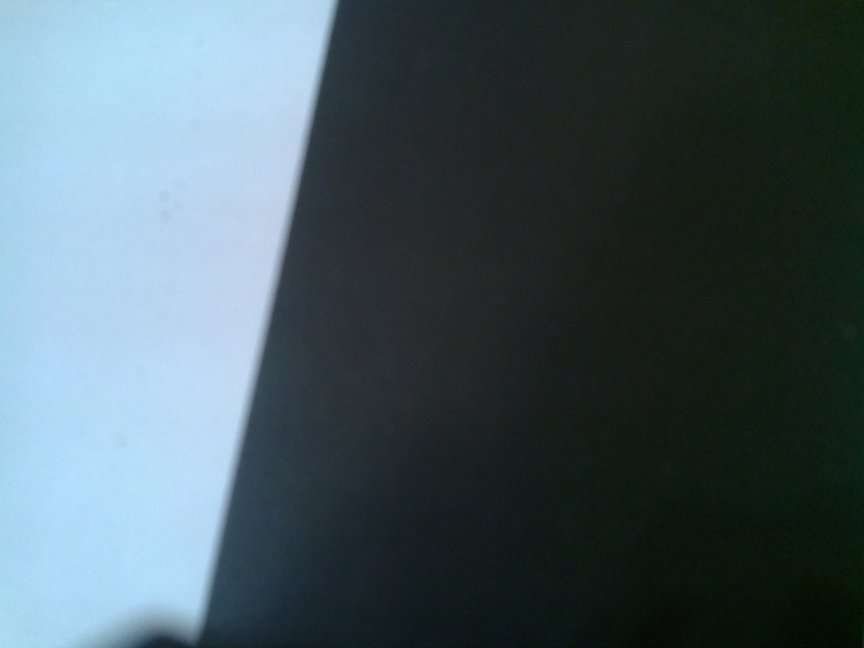
#> input picture test.jpg, 2592 x 1944 px, given in place of the camera (shown at 1/3 size)
$ python y.py
#> lines starting #> are read from the running program, lines starting #| are printed output that depends on the picture; after the words box and inside, x2 and y2 are one past the last pixel; in counts of white or black regions, pixels touching at a corner belong together
import numpy as np
import cv2

# Initialize videofeed the parameters
cap = cv2.VideoCapture(0)
cap.set(3, 640)
cap.set(4, 480)

while True:
    ret, frame = cap.read()
#> frame is the input picture: shape (1944, 2592, 3); mean B, G, R 96.7, 90.2, 73

    # Do some processing on the frame
    gray = cv2.cvtColor(frame, cv2.COLOR_BGR2GRAY)
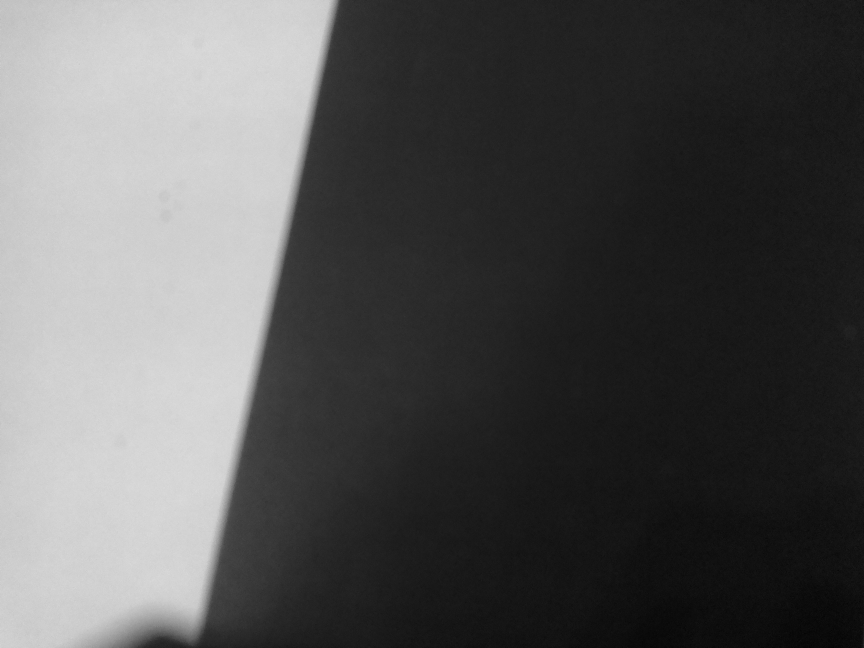
#> gray: shape (1944, 2592) (shown at 1/3 size); min 1, max 224, mean 85.8
    blur = cv2.GaussianBlur(gray, (5, 5), 0)
    ret, thresh = cv2.threshold(blur, 25, 255, cv2.THRESH_BINARY_INV)
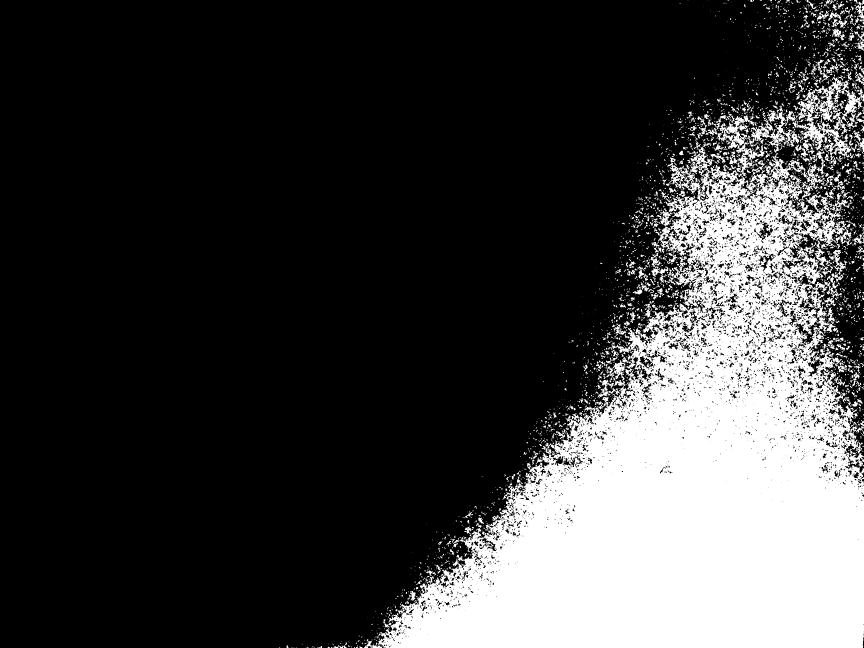
#> thresh: shape (1944, 2592) (shown at 1/3 size); 23.6% white; 3138 white regions (2477 under 20 px)

    # Find biggest contour and draw it
    contours, hierarchy = cv2.findContours(thresh.copy(), cv2.RETR_TREE, cv2.CHAIN_APPROX_SIMPLE)
#> contours = 7801 contours, 6107 with area under 20; largest, box (x1, y1, x2, y2) and area: (1092, 440, 2592, 1944) 1168364, (2354, 231, 2592, 484) 19462, (2116, 317, 2397, 531) 13520, (2472, 750, 2538, 922) 2376, (2343, 502, 2435, 564) 2360
    if len(contours) > 0:
        cnt = max(contours, key = lambda x: cv2.contourArea(x))
#> cnt = contour of 12896 points, box (x1, y1, x2, y2) (1092, 440, 2592, 1944), area 1168364
        cv2.drawContours(frame, [cnt], -1, (0, 255, 0), 3)
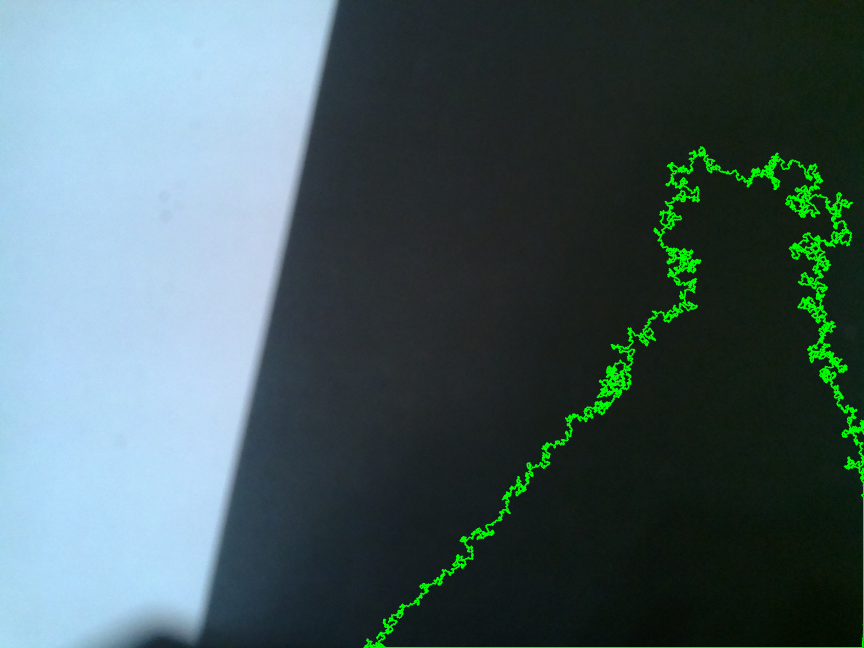
#> frame: shape (1944, 2592, 3) (shown at 1/3 size); mean B, G, R 96.3, 94.2, 72.6

    # Find the center of the biggest contour
    try:
        M = cv2.moments(cnt)
#> M = moments, m00 1168363.5, centre m10/m00, m01/m00 = (2065.4, 1401.4)
        cx = int(M['m10'] / M['m00'])
#> cx = 2065
        cy = int(M['m01'] / M['m00'])
#> cy = 1401
    except:
        pass

    # Draw the center of the biggest contour
    cv2.circle(frame, (cx, cy), 7, (255, 255, 255), -1)

    # Decide which way to turn
    if cx < 120:
        print("Turn left")
    elif cx > 320:
        print("Turn right")
    else:
        print("Go straight")

    cv2.imshow("frame", frame)


    if cv2.waitKey(333) & 0xFF == ord('q'):
#> (key q is pressed here)
        break
